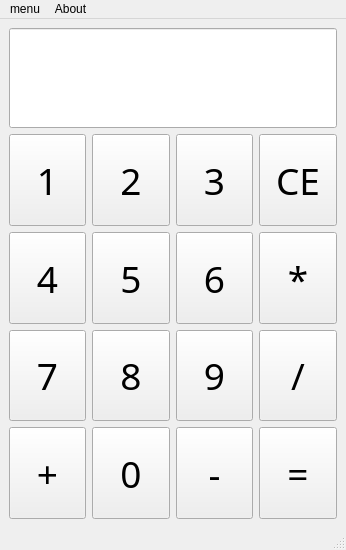
<?xml version="1.0" encoding="UTF-8"?>
<ui version="4.0">
 <class>MainWindow</class>
 <widget class="QMainWindow" name="MainWindow">
  <property name="geometry">
   <rect>
    <x>0</x>
    <y>0</y>
    <width>346</width>
    <height>550</height>
   </rect>
  </property>
  <property name="minimumSize">
   <size>
    <width>300</width>
    <height>450</height>
   </size>
  </property>
  <property name="cursor">
   <cursorShape>PointingHandCursor</cursorShape>
  </property>
  <property name="mouseTracking">
   <bool>true</bool>
  </property>
  <property name="windowTitle">
   <string>Calculator</string>
  </property>
  <property name="windowIcon">
   <iconset>
    <normaloff>Calculator.png</normaloff>Calculator.png</iconset>
  </property>
  <widget class="QWidget" name="centralwidget">
   <property name="minimumSize">
    <size>
     <width>300</width>
     <height>360</height>
    </size>
   </property>
   <layout class="QVBoxLayout" name="verticalLayout_2">
    <item>
     <layout class="QVBoxLayout" name="verticalLayout">
      <item>
       <widget class="QLineEdit" name="lineEdit">
        <property name="sizePolicy">
         <sizepolicy hsizetype="MinimumExpanding" vsizetype="Fixed">
          <horstretch>100</horstretch>
          <verstretch>100</verstretch>
         </sizepolicy>
        </property>
        <property name="minimumSize">
         <size>
          <width>0</width>
          <height>100</height>
         </size>
        </property>
        <property name="font">
         <font>
          <family>微软雅黑 Light</family>
          <pointsize>18</pointsize>
         </font>
        </property>
        <property name="mouseTracking">
         <bool>false</bool>
        </property>
        <property name="contextMenuPolicy">
         <enum>Qt::ActionsContextMenu</enum>
        </property>
        <property name="layoutDirection">
         <enum>Qt::LeftToRight</enum>
        </property>
        <property name="alignment">
         <set>Qt::AlignRight|Qt::AlignTrailing|Qt::AlignVCenter</set>
        </property>
        <property name="readOnly">
         <bool>true</bool>
        </property>
       </widget>
      </item>
      <item>
       <layout class="QGridLayout" name="gridLayout">
        <item row="1" column="0">
         <widget class="QPushButton" name="four">
          <property name="sizePolicy">
           <sizepolicy hsizetype="MinimumExpanding" vsizetype="MinimumExpanding">
            <horstretch>0</horstretch>
            <verstretch>0</verstretch>
           </sizepolicy>
          </property>
          <property name="minimumSize">
           <size>
            <width>60</width>
            <height>60</height>
           </size>
          </property>
          <property name="font">
           <font>
            <family>Agency FB</family>
            <pointsize>28</pointsize>
           </font>
          </property>
          <property name="text">
           <string>4</string>
          </property>
          <property name="iconSize">
           <size>
            <width>40</width>
            <height>40</height>
           </size>
          </property>
         </widget>
        </item>
        <item row="0" column="0">
         <widget class="QPushButton" name="one">
          <property name="sizePolicy">
           <sizepolicy hsizetype="MinimumExpanding" vsizetype="MinimumExpanding">
            <horstretch>0</horstretch>
            <verstretch>0</verstretch>
           </sizepolicy>
          </property>
          <property name="minimumSize">
           <size>
            <width>60</width>
            <height>60</height>
           </size>
          </property>
          <property name="font">
           <font>
            <family>Agency FB</family>
            <pointsize>28</pointsize>
           </font>
          </property>
          <property name="text">
           <string>1</string>
          </property>
          <property name="iconSize">
           <size>
            <width>40</width>
            <height>40</height>
           </size>
          </property>
         </widget>
        </item>
        <item row="0" column="1">
         <widget class="QPushButton" name="two">
          <property name="sizePolicy">
           <sizepolicy hsizetype="MinimumExpanding" vsizetype="MinimumExpanding">
            <horstretch>0</horstretch>
            <verstretch>0</verstretch>
           </sizepolicy>
          </property>
          <property name="minimumSize">
           <size>
            <width>60</width>
            <height>60</height>
           </size>
          </property>
          <property name="font">
           <font>
            <family>Agency FB</family>
            <pointsize>28</pointsize>
           </font>
          </property>
          <property name="text">
           <string>2</string>
          </property>
          <property name="iconSize">
           <size>
            <width>40</width>
            <height>40</height>
           </size>
          </property>
         </widget>
        </item>
        <item row="0" column="2">
         <widget class="QPushButton" name="three">
          <property name="sizePolicy">
           <sizepolicy hsizetype="MinimumExpanding" vsizetype="MinimumExpanding">
            <horstretch>0</horstretch>
            <verstretch>0</verstretch>
           </sizepolicy>
          </property>
          <property name="minimumSize">
           <size>
            <width>60</width>
            <height>60</height>
           </size>
          </property>
          <property name="font">
           <font>
            <family>Agency FB</family>
            <pointsize>28</pointsize>
           </font>
          </property>
          <property name="text">
           <string>3</string>
          </property>
          <property name="iconSize">
           <size>
            <width>40</width>
            <height>40</height>
           </size>
          </property>
         </widget>
        </item>
        <item row="0" column="3">
         <widget class="QPushButton" name="ce">
          <property name="sizePolicy">
           <sizepolicy hsizetype="MinimumExpanding" vsizetype="MinimumExpanding">
            <horstretch>0</horstretch>
            <verstretch>0</verstretch>
           </sizepolicy>
          </property>
          <property name="minimumSize">
           <size>
            <width>60</width>
            <height>60</height>
           </size>
          </property>
          <property name="font">
           <font>
            <family>Agency FB</family>
            <pointsize>28</pointsize>
           </font>
          </property>
          <property name="toolTip">
           <string>&lt;html&gt;&lt;head/&gt;&lt;body&gt;&lt;p&gt;Clear History&lt;/p&gt;&lt;/body&gt;&lt;/html&gt;</string>
          </property>
          <property name="text">
           <string>CE</string>
          </property>
          <property name="iconSize">
           <size>
            <width>40</width>
            <height>40</height>
           </size>
          </property>
         </widget>
        </item>
        <item row="1" column="3">
         <widget class="QPushButton" name="mul">
          <property name="sizePolicy">
           <sizepolicy hsizetype="MinimumExpanding" vsizetype="MinimumExpanding">
            <horstretch>0</horstretch>
            <verstretch>0</verstretch>
           </sizepolicy>
          </property>
          <property name="minimumSize">
           <size>
            <width>60</width>
            <height>60</height>
           </size>
          </property>
          <property name="font">
           <font>
            <family>Agency FB</family>
            <pointsize>28</pointsize>
           </font>
          </property>
          <property name="text">
           <string>*</string>
          </property>
          <property name="iconSize">
           <size>
            <width>40</width>
            <height>40</height>
           </size>
          </property>
         </widget>
        </item>
        <item row="2" column="0">
         <widget class="QPushButton" name="seven">
          <property name="sizePolicy">
           <sizepolicy hsizetype="MinimumExpanding" vsizetype="MinimumExpanding">
            <horstretch>0</horstretch>
            <verstretch>0</verstretch>
           </sizepolicy>
          </property>
          <property name="minimumSize">
           <size>
            <width>60</width>
            <height>60</height>
           </size>
          </property>
          <property name="font">
           <font>
            <family>Agency FB</family>
            <pointsize>28</pointsize>
           </font>
          </property>
          <property name="text">
           <string>7</string>
          </property>
          <property name="iconSize">
           <size>
            <width>40</width>
            <height>40</height>
           </size>
          </property>
         </widget>
        </item>
        <item row="2" column="2">
         <widget class="QPushButton" name="nine">
          <property name="sizePolicy">
           <sizepolicy hsizetype="MinimumExpanding" vsizetype="MinimumExpanding">
            <horstretch>0</horstretch>
            <verstretch>0</verstretch>
           </sizepolicy>
          </property>
          <property name="minimumSize">
           <size>
            <width>60</width>
            <height>60</height>
           </size>
          </property>
          <property name="font">
           <font>
            <family>Agency FB</family>
            <pointsize>28</pointsize>
           </font>
          </property>
          <property name="text">
           <string>9</string>
          </property>
          <property name="iconSize">
           <size>
            <width>40</width>
            <height>40</height>
           </size>
          </property>
         </widget>
        </item>
        <item row="1" column="2">
         <widget class="QPushButton" name="six">
          <property name="sizePolicy">
           <sizepolicy hsizetype="MinimumExpanding" vsizetype="MinimumExpanding">
            <horstretch>0</horstretch>
            <verstretch>0</verstretch>
           </sizepolicy>
          </property>
          <property name="minimumSize">
           <size>
            <width>60</width>
            <height>60</height>
           </size>
          </property>
          <property name="font">
           <font>
            <family>Agency FB</family>
            <pointsize>28</pointsize>
           </font>
          </property>
          <property name="text">
           <string>6</string>
          </property>
          <property name="iconSize">
           <size>
            <width>40</width>
            <height>40</height>
           </size>
          </property>
         </widget>
        </item>
        <item row="2" column="1">
         <widget class="QPushButton" name="eight">
          <property name="sizePolicy">
           <sizepolicy hsizetype="MinimumExpanding" vsizetype="MinimumExpanding">
            <horstretch>0</horstretch>
            <verstretch>0</verstretch>
           </sizepolicy>
          </property>
          <property name="minimumSize">
           <size>
            <width>60</width>
            <height>60</height>
           </size>
          </property>
          <property name="font">
           <font>
            <family>Agency FB</family>
            <pointsize>28</pointsize>
           </font>
          </property>
          <property name="text">
           <string>8</string>
          </property>
          <property name="iconSize">
           <size>
            <width>40</width>
            <height>40</height>
           </size>
          </property>
         </widget>
        </item>
        <item row="2" column="3">
         <widget class="QPushButton" name="div">
          <property name="sizePolicy">
           <sizepolicy hsizetype="MinimumExpanding" vsizetype="MinimumExpanding">
            <horstretch>0</horstretch>
            <verstretch>0</verstretch>
           </sizepolicy>
          </property>
          <property name="minimumSize">
           <size>
            <width>60</width>
            <height>60</height>
           </size>
          </property>
          <property name="font">
           <font>
            <family>Agency FB</family>
            <pointsize>28</pointsize>
           </font>
          </property>
          <property name="text">
           <string>/</string>
          </property>
          <property name="iconSize">
           <size>
            <width>40</width>
            <height>40</height>
           </size>
          </property>
         </widget>
        </item>
        <item row="3" column="0">
         <widget class="QPushButton" name="plus">
          <property name="sizePolicy">
           <sizepolicy hsizetype="MinimumExpanding" vsizetype="MinimumExpanding">
            <horstretch>0</horstretch>
            <verstretch>0</verstretch>
           </sizepolicy>
          </property>
          <property name="minimumSize">
           <size>
            <width>60</width>
            <height>60</height>
           </size>
          </property>
          <property name="font">
           <font>
            <family>Agency FB</family>
            <pointsize>28</pointsize>
           </font>
          </property>
          <property name="text">
           <string>+</string>
          </property>
          <property name="iconSize">
           <size>
            <width>40</width>
            <height>40</height>
           </size>
          </property>
         </widget>
        </item>
        <item row="3" column="1">
         <widget class="QPushButton" name="zero">
          <property name="sizePolicy">
           <sizepolicy hsizetype="MinimumExpanding" vsizetype="MinimumExpanding">
            <horstretch>0</horstretch>
            <verstretch>0</verstretch>
           </sizepolicy>
          </property>
          <property name="minimumSize">
           <size>
            <width>60</width>
            <height>60</height>
           </size>
          </property>
          <property name="font">
           <font>
            <family>Agency FB</family>
            <pointsize>28</pointsize>
           </font>
          </property>
          <property name="text">
           <string>0</string>
          </property>
          <property name="iconSize">
           <size>
            <width>40</width>
            <height>40</height>
           </size>
          </property>
         </widget>
        </item>
        <item row="1" column="1">
         <widget class="QPushButton" name="five">
          <property name="sizePolicy">
           <sizepolicy hsizetype="MinimumExpanding" vsizetype="MinimumExpanding">
            <horstretch>0</horstretch>
            <verstretch>0</verstretch>
           </sizepolicy>
          </property>
          <property name="minimumSize">
           <size>
            <width>60</width>
            <height>60</height>
           </size>
          </property>
          <property name="font">
           <font>
            <family>Agency FB</family>
            <pointsize>28</pointsize>
           </font>
          </property>
          <property name="text">
           <string>5</string>
          </property>
          <property name="iconSize">
           <size>
            <width>40</width>
            <height>40</height>
           </size>
          </property>
         </widget>
        </item>
        <item row="3" column="2">
         <widget class="QPushButton" name="sub">
          <property name="sizePolicy">
           <sizepolicy hsizetype="MinimumExpanding" vsizetype="MinimumExpanding">
            <horstretch>0</horstretch>
            <verstretch>0</verstretch>
           </sizepolicy>
          </property>
          <property name="minimumSize">
           <size>
            <width>60</width>
            <height>60</height>
           </size>
          </property>
          <property name="font">
           <font>
            <family>Agency FB</family>
            <pointsize>28</pointsize>
           </font>
          </property>
          <property name="text">
           <string>-</string>
          </property>
          <property name="iconSize">
           <size>
            <width>40</width>
            <height>40</height>
           </size>
          </property>
         </widget>
        </item>
        <item row="3" column="3">
         <widget class="QPushButton" name="eq">
          <property name="sizePolicy">
           <sizepolicy hsizetype="MinimumExpanding" vsizetype="MinimumExpanding">
            <horstretch>0</horstretch>
            <verstretch>0</verstretch>
           </sizepolicy>
          </property>
          <property name="minimumSize">
           <size>
            <width>60</width>
            <height>60</height>
           </size>
          </property>
          <property name="font">
           <font>
            <family>Agency FB</family>
            <pointsize>28</pointsize>
           </font>
          </property>
          <property name="text">
           <string>=</string>
          </property>
          <property name="iconSize">
           <size>
            <width>40</width>
            <height>40</height>
           </size>
          </property>
         </widget>
        </item>
       </layout>
      </item>
     </layout>
    </item>
   </layout>
  </widget>
  <widget class="QMenuBar" name="menubar">
   <property name="geometry">
    <rect>
     <x>0</x>
     <y>0</y>
     <width>346</width>
     <height>26</height>
    </rect>
   </property>
   <widget class="QMenu" name="menumenu">
    <property name="title">
     <string>menu</string>
    </property>
    <addaction name="Quit"/>
   </widget>
   <widget class="QMenu" name="menuAbout">
    <property name="title">
     <string>About</string>
    </property>
    <addaction name="license"/>
    <addaction name="Webusite"/>
   </widget>
   <addaction name="menumenu"/>
   <addaction name="menuAbout"/>
  </widget>
  <widget class="QStatusBar" name="statusbar"/>
  <action name="Quit">
   <property name="text">
    <string>Quit</string>
   </property>
   <property name="toolTip">
    <string>Quit This App</string>
   </property>
   <property name="font">
    <font>
     <family>Segoe UI</family>
    </font>
   </property>
   <property name="menuRole">
    <enum>QAction::TextHeuristicRole</enum>
   </property>
   <property name="shortcutVisibleInContextMenu">
    <bool>true</bool>
   </property>
   <property name="priority">
    <enum>QAction::HighPriority</enum>
   </property>
  </action>
  <action name="license">
   <property name="text">
    <string>license</string>
   </property>
  </action>
  <action name="Webusite">
   <property name="text">
    <string>Website</string>
   </property>
  </action>
 </widget>
 <resources/>
 <connections>
  <connection>
   <sender>ce</sender>
   <signal>clicked()</signal>
   <receiver>MainWindow</receiver>
   <slot>Calculate()</slot>
   <hints>
    <hint type="sourcelabel">
     <x>370</x>
     <y>179</y>
    </hint>
    <hint type="destinationlabel">
     <x>439</x>
     <y>179</y>
    </hint>
   </hints>
  </connection>
  <connection>
   <sender>mul</sender>
   <signal>clicked()</signal>
   <receiver>MainWindow</receiver>
   <slot>Calculate()</slot>
   <hints>
    <hint type="sourcelabel">
     <x>366</x>
     <y>267</y>
    </hint>
    <hint type="destinationlabel">
     <x>448</x>
     <y>246</y>
    </hint>
   </hints>
  </connection>
  <connection>
   <sender>div</sender>
   <signal>clicked()</signal>
   <receiver>MainWindow</receiver>
   <slot>Calculate()</slot>
   <hints>
    <hint type="sourcelabel">
     <x>370</x>
     <y>376</y>
    </hint>
    <hint type="destinationlabel">
     <x>448</x>
     <y>340</y>
    </hint>
   </hints>
  </connection>
  <connection>
   <sender>eq</sender>
   <signal>pressed()</signal>
   <receiver>MainWindow</receiver>
   <slot>Calculate()</slot>
   <hints>
    <hint type="sourcelabel">
     <x>381</x>
     <y>455</y>
    </hint>
    <hint type="destinationlabel">
     <x>448</x>
     <y>370</y>
    </hint>
   </hints>
  </connection>
  <connection>
   <sender>sub</sender>
   <signal>clicked()</signal>
   <receiver>MainWindow</receiver>
   <slot>Calculate()</slot>
   <hints>
    <hint type="sourcelabel">
     <x>261</x>
     <y>459</y>
    </hint>
    <hint type="destinationlabel">
     <x>183</x>
     <y>505</y>
    </hint>
   </hints>
  </connection>
  <connection>
   <sender>zero</sender>
   <signal>clicked()</signal>
   <receiver>MainWindow</receiver>
   <slot>Calculate()</slot>
   <hints>
    <hint type="sourcelabel">
     <x>144</x>
     <y>456</y>
    </hint>
    <hint type="destinationlabel">
     <x>116</x>
     <y>520</y>
    </hint>
   </hints>
  </connection>
  <connection>
   <sender>plus</sender>
   <signal>clicked()</signal>
   <receiver>MainWindow</receiver>
   <slot>Calculate()</slot>
   <hints>
    <hint type="sourcelabel">
     <x>52</x>
     <y>461</y>
    </hint>
    <hint type="destinationlabel">
     <x>44</x>
     <y>535</y>
    </hint>
   </hints>
  </connection>
  <connection>
   <sender>seven</sender>
   <signal>clicked()</signal>
   <receiver>MainWindow</receiver>
   <slot>Calculate()</slot>
   <hints>
    <hint type="sourcelabel">
     <x>48</x>
     <y>371</y>
    </hint>
    <hint type="destinationlabel">
     <x>0</x>
     <y>319</y>
    </hint>
   </hints>
  </connection>
  <connection>
   <sender>four</sender>
   <signal>clicked()</signal>
   <receiver>MainWindow</receiver>
   <slot>Calculate()</slot>
   <hints>
    <hint type="sourcelabel">
     <x>31</x>
     <y>240</y>
    </hint>
    <hint type="destinationlabel">
     <x>0</x>
     <y>232</y>
    </hint>
   </hints>
  </connection>
  <connection>
   <sender>one</sender>
   <signal>clicked()</signal>
   <receiver>MainWindow</receiver>
   <slot>Calculate()</slot>
   <hints>
    <hint type="sourcelabel">
     <x>38</x>
     <y>169</y>
    </hint>
    <hint type="destinationlabel">
     <x>0</x>
     <y>184</y>
    </hint>
   </hints>
  </connection>
  <connection>
   <sender>two</sender>
   <signal>clicked()</signal>
   <receiver>MainWindow</receiver>
   <slot>Calculate()</slot>
   <hints>
    <hint type="sourcelabel">
     <x>153</x>
     <y>164</y>
    </hint>
    <hint type="destinationlabel">
     <x>100</x>
     <y>0</y>
    </hint>
   </hints>
  </connection>
  <connection>
   <sender>three</sender>
   <signal>clicked()</signal>
   <receiver>MainWindow</receiver>
   <slot>Calculate()</slot>
   <hints>
    <hint type="sourcelabel">
     <x>268</x>
     <y>171</y>
    </hint>
    <hint type="destinationlabel">
     <x>174</x>
     <y>0</y>
    </hint>
   </hints>
  </connection>
  <connection>
   <sender>six</sender>
   <signal>clicked()</signal>
   <receiver>MainWindow</receiver>
   <slot>Calculate()</slot>
   <hints>
    <hint type="sourcelabel">
     <x>261</x>
     <y>261</y>
    </hint>
    <hint type="destinationlabel">
     <x>392</x>
     <y>237</y>
    </hint>
   </hints>
  </connection>
  <connection>
   <sender>nine</sender>
   <signal>clicked()</signal>
   <receiver>MainWindow</receiver>
   <slot>Calculate()</slot>
   <hints>
    <hint type="sourcelabel">
     <x>272</x>
     <y>350</y>
    </hint>
    <hint type="destinationlabel">
     <x>448</x>
     <y>325</y>
    </hint>
   </hints>
  </connection>
  <connection>
   <sender>eight</sender>
   <signal>clicked()</signal>
   <receiver>MainWindow</receiver>
   <slot>Calculate()</slot>
   <hints>
    <hint type="sourcelabel">
     <x>142</x>
     <y>362</y>
    </hint>
    <hint type="destinationlabel">
     <x>121</x>
     <y>547</y>
    </hint>
   </hints>
  </connection>
  <connection>
   <sender>five</sender>
   <signal>clicked()</signal>
   <receiver>MainWindow</receiver>
   <slot>Calculate()</slot>
   <hints>
    <hint type="sourcelabel">
     <x>151</x>
     <y>268</y>
    </hint>
    <hint type="destinationlabel">
     <x>0</x>
     <y>243</y>
    </hint>
   </hints>
  </connection>
 </connections>
 <slots>
  <slot>Calculate()</slot>
 </slots>
</ui>
